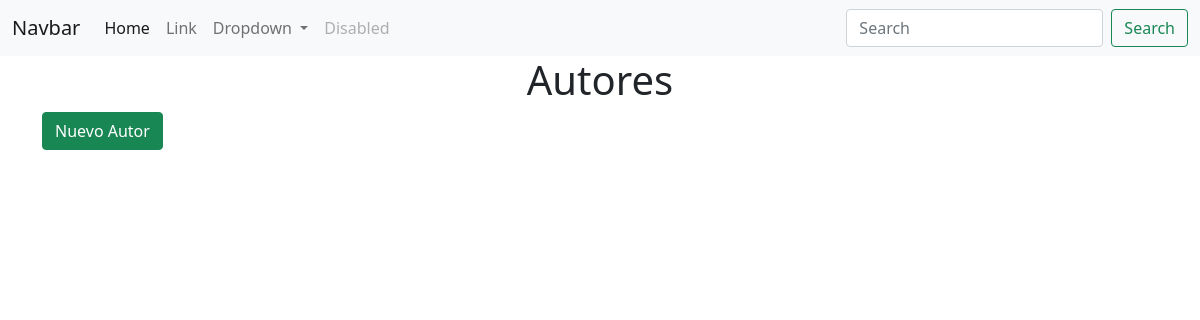
Before: / with the older database file.
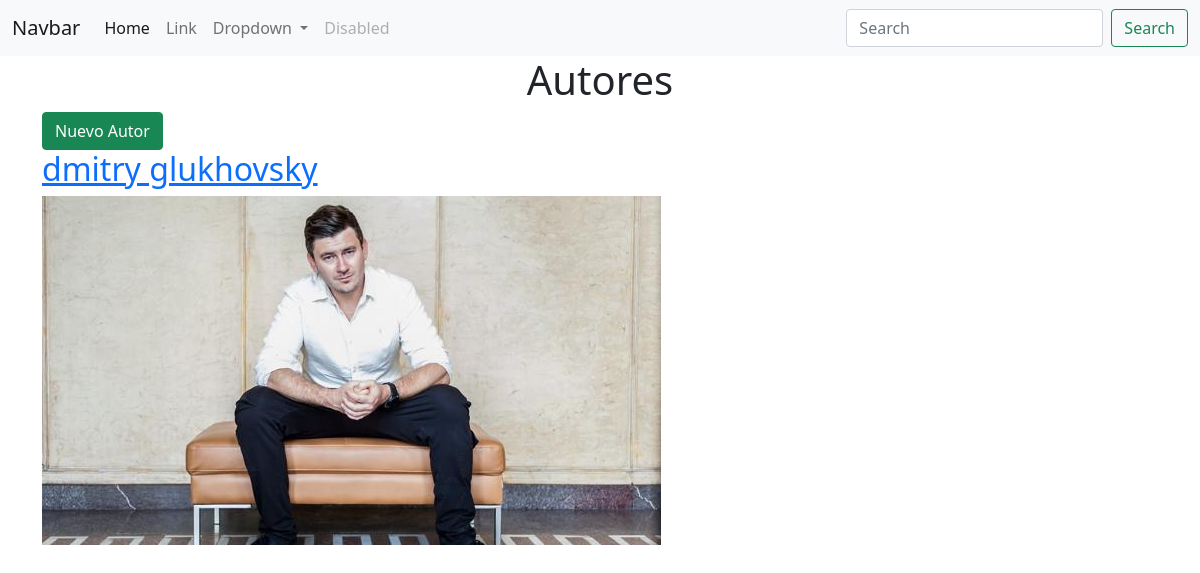
After: the same page with the newer database file.
### post/models.py (models this page shows, shortened)
class PostAutor(models.Model):
    nombreAutor = models.CharField(max_length=255, default='')
    saga = models.CharField(max_length=255, default='')
    descripcion = models.TextField(default='', blank=True, null=True)
    imagenAutor = models.ImageField(upload_to='static/img/autores')

### post/views.py (the view)
# urls.py: path('', homeListView.as_view(), name='home')
class homeListView(ListView):
    model = PostAutor
    template_name = 'home.html'
    context_object_name = 'lista'

### templates/home.html
{% extends 'base.html' %} {% load static %} {% block content %}
<div class="container">
    <center>
        <h1>Autores</h1>
    </center>
    <a href="{% url 'createAutor' %}"><button class="btn btn-success">Nuevo Autor</button></a> {% for item in lista %}
    <a href="{% url 'autorDetalle' item.pk %}">
        <h2>{{item.nombreAutor}}</h2>
    </a>
    <img src="{% static item.imagenAutor %}" alt=""> {% endfor %}
</div>
{% endblock content %}

### templates/base.html (shortened to what this page needs)
<!DOCTYPE html>
<html lang="en">
<head>
    <link href="https://cdn.jsdelivr.net/npm/bootstrap@5.0.0-beta2/dist/css/bootstrap.min.css" rel="stylesheet">
</head>
<body>
    <nav class="navbar navbar-expand-lg navbar-light bg-light">
        <div class="container-fluid">
            <a class="navbar-brand" href="#">Navbar</a>
            <div class="collapse navbar-collapse" id="navbarSupportedContent">
                <ul class="navbar-nav me-auto mb-2 mb-lg-0">
                    <li class="nav-item">
                        <a class="nav-link active" aria-current="page" href="#">Home</a>
                    </li>
                    <li class="nav-item">
                        <a class="nav-link" href="#">Link</a>
                    </li>
                    <li class="nav-item dropdown">
                        <a class="nav-link dropdown-toggle" href="#" id="navbarDropdown" role="button" data-bs-toggle="dropdown" aria-expanded="false">
                  Dropdown
                </a>
                    </li>
                    <li class="nav-item">
                        <a class="nav-link disabled" href="#" tabindex="-1" aria-disabled="true">Disabled</a>
                    </li>
                </ul>
                <form class="d-flex">
                    <input class="form-control me-2" type="search" placeholder="Search" aria-label="Search">
                    <button class="btn btn-outline-success" type="submit">Search</button>
                </form>
            </div>
        </div>
    </nav>
    {% block content %} {% endblock content %}
</body>
</html>

Changed rows visible on the page:
added PostAutor: nombreAutor "dmitry glukhovsky", imagenAutor (picture)
